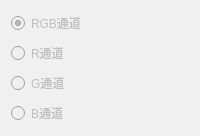
         <widget class="QWidget" name="tab_7">
          <property name="enabled">
           <bool>true</bool>
          </property>
          <property name="styleSheet">
           <string notr="true">background-color : rgb(240, 240, 240)</string>
          </property>
          <attribute name="title">
           <string>通道</string>
          </attribute>
          <layout class="QVBoxLayout" name="verticalLayout_3">
           <item>
            <widget class="QRadioButton" name="radioButton_2">
             <property name="enabled">
              <bool>false</bool>
             </property>
             <property name="text">
              <string>RGB通道</string>
             </property>
             <property name="checked">
              <bool>true</bool>
             </property>
            </widget>
           </item>
           <item>
            <widget class="QRadioButton" name="radioButton_R">
             <property name="enabled">
              <bool>false</bool>
             </property>
             <property name="text">
              <string>R通道</string>
             </property>
             <property name="checked">
              <bool>false</bool>
             </property>
            </widget>
           </item>
           <item>
            <widget class="QRadioButton" name="radioButton_G">
             <property name="enabled">
              <bool>false</bool>
             </property>
             <property name="text">
              <string>G通道</string>
             </property>
             <property name="checked">
              <bool>false</bool>
             </property>
            </widget>
           </item>
           <item>
            <widget class="QRadioButton" name="radioButton_B">
             <property name="enabled">
              <bool>false</bool>
             </property>
             <property name="text">
              <string>B通道</string>
             </property>
             <property name="checked">
              <bool>false</bool>
             </property>
            </widget>
           </item>
          </layout>
         </widget>
